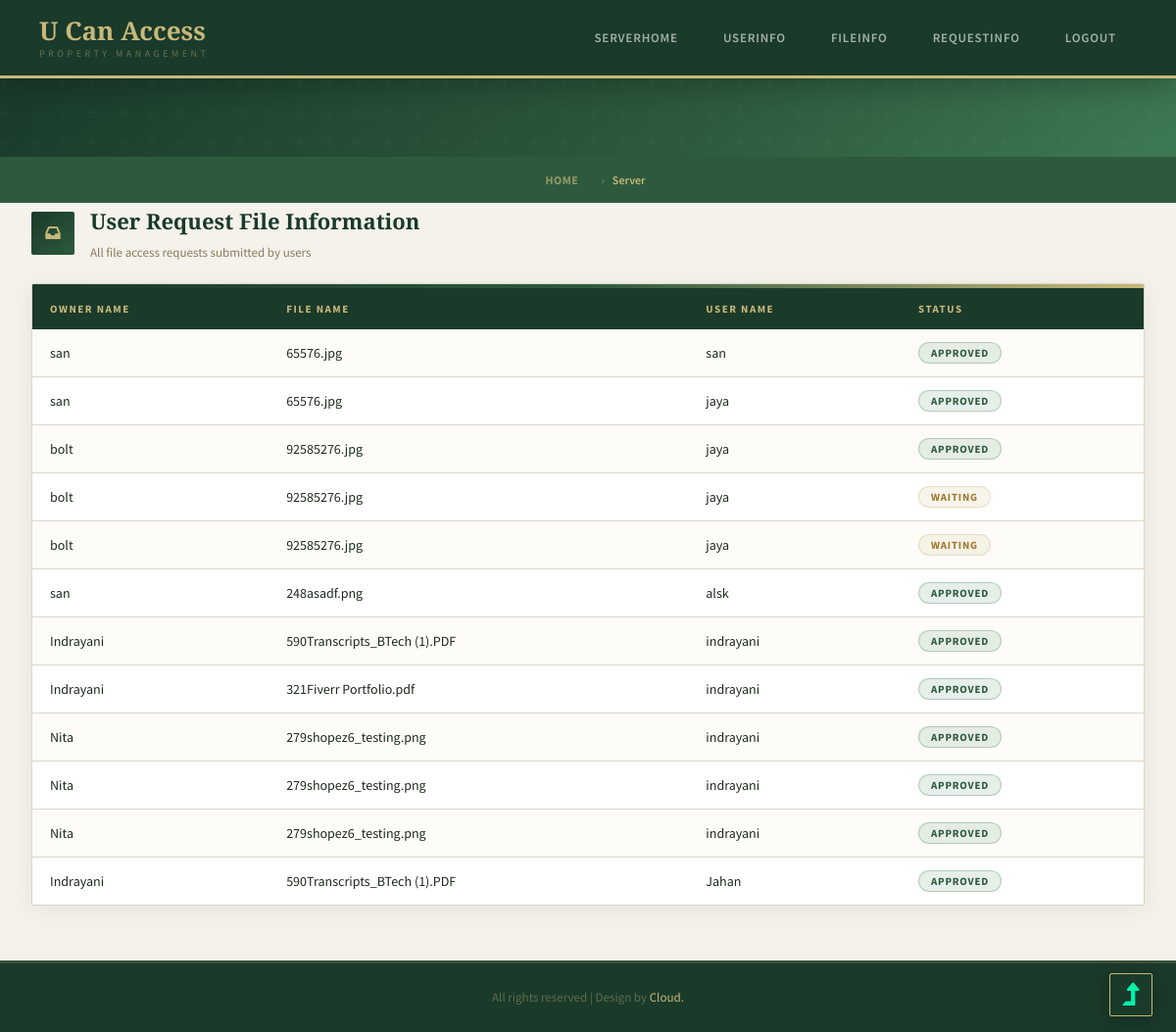
Screenshot of /SRequestInfo with the database file from the repository.
### tables this page shows
CREATE TABLE userfiletb (
            id INTEGER PRIMARY KEY AUTOINCREMENT,
            fid TEXT,
            OwnerName TEXT,
            FileName TEXT,
            prkey TEXT,
            Username TEXT,
            status TEXT,
            ImageName TEXT,
            Imagedkey TEXT,
            Unhidekey TEXT,
            Decryptkey TEXT
        );

### App_v2.py (the view)
@app.route('/SRequestInfo')
def SRequestInfo():
    conn = get_db_connection()
    cur = conn.cursor()
    cur.execute("SELECT * FROM userfiletb")
    data1 = cur.fetchall()
    conn.close()
    return render_template('SRequestInfo.html', data=data1)

### App_v2.py (called while the page is built)
def get_db_connection():
    conn = sqlite3.connect(DB_PATH)
    conn.row_factory = sqlite3.Row  # Allows accessing columns by name
    return conn

### templates/SRequestInfo.html (shortened to what this page needs)
<html lang="zxx">
<head>
    <link href="../static/css/bootstrap.css" type="text/css" rel="stylesheet" media="all">
    <link href="../static/css/style.css" type="text/css" rel="stylesheet" media="all">
    <link href="../static/css/font-awesome.min.css" rel="stylesheet">
</head>
<body>
    <header id="home">
        <div class="container">
            <div class="header d-lg-flex justify-content-between align-items-center py-sm-3 py-2 px-sm-2 px-1">
                <div id="logo"><h1><a href="#">U Can Access</a></h1></div>
                <div class="nav_w3ls ml-lg-5">
                    <nav>
                        <ul class="menu">{% include 'Menu/Server.html' %}</ul>
                    </nav>
                </div>
            </div>
        </div>
    </header>
    <div class="inner-banner-w3ls d-flex flex-column justify-content-center align-items-center"></div>
    <nav aria-label="breadcrumb">
        <div class="container">
            <ol class="breadcrumb d-flex justify-content-center">
                <li class="breadcrumb-item"><a href="/" class="m-0">Home</a></li>
                <li class="breadcrumb-item active" aria-current="page">Server</li>
            </ol>
        </div>
    </nav>
    <section class="contact-wthree align-w3" id="contact">
        <div class="container">
            <div class="wthree_pvt_title">
                <div class="contact-form-wthreelayouts">
                    <div class="table-section">
                        <div class="table-section-header">
                            <div class="table-section-icon"><span class="fa fa-inbox"></span></div>
                            <div>
                                <p class="table-section-title">User Request File Information</p>
                                <p class="table-section-sub">All file access requests submitted by users</p>
                            </div>
                        </div>
                        <div class="table-card">
                            <div class="table-card-top"></div>
                            <table border="0">
                                <tr bgcolor="#40bad5">
                                    <td><div>Owner Name</div></td>
                                    <td><div>File Name</div></td>
                                    <td><div>User Name</div></td>
                                    <td><div>Status</div></td>
                                </tr>
                                {% for item in data %}
                                <tr>
                                    <td><div class="contact_form_name style2">{{item[2]}}</div></td>
                                    <td><div class="contact_form_name style2">{{item[3]}}</div></td>
                                    <td><div class="ccontact_form_name style2">{{item[5]}}</div></td>
                                    <td><div class="contact_form_name style2"><span class="status-pill waiting">{{item[6]}}</span></div></td>
                                </tr>
                                {% endfor %}
                            </table>
                        </div>
                    </div>
                </div>
            </div>
        </div>
    </section>
    <div class="cpy-right text-center">
        <p class="text-wh">All rights reserved | Design by <a href="#"> Cloud.</a></p>
    </div>
    <a href="#home" class="move-top text-center"><span class="fa fa-level-up" aria-hidden="true"></span></a>
</body>
</html>

### static/css/style.css (style rules this page uses)
body { margin: 0; font-family: 'Lato', sans-serif; background: #fff; }
body a, .w3ls-btn { transition: 0.5s all; -webkit-transition: 0.5s all; -moz-transition: 0.5s all; -o-transition: 0.5s all; -ms-transition: 0.5s all; text-decoration: none; outline: none; }
h1, h2, h3, h4, h5, h6 { margin: 0; font-family: 'Poppins', sans-serif; }
p { margin: 0; color: #333; font-size: 1em; line-height: 1.7; }
ul { margin: 0; padding: 0; }
ul { list-style-type: none; }
html { scroll-behavior: smooth; }
.text-wh { color: #fff; }
a.move-top { position: fixed; bottom: 1.5%; right: 2%; z-index: 0; }
a.move-top span { color: #00f2aa; font-size: 30px; }
header { background: #0083ff; }
nav { margin: 0; padding: 0; }
#logo a { float: left; display: initial; font-family: 'Lato', sans-serif; font-weight: 400; font-size: 0.8em; text-transform: capitalize; color: #fff; }
nav:after { content: ""; display: table; clear: both; }
nav ul { padding: 0; margin: 0; list-style: none; position: relative; }
nav a { margin: 0 5px; display: inline-block; transition: 0.5s all; -webkit-transition: 0.5s all; -moz-transition: 0.5s all; -o-transition: 0.5s all; -ms-transition: 0.5s all; font-weight: 700; text-transform: uppercase; color: #fff; padding: 4px 15px; font-size: 0.9em; letter-spacing: 0.5px; border-radius: 20px; }
li>a:only-child:after { content: ''; }
@media (max-width: 1280px) { nav a { font-size: 14px; } }
.cpy-right { padding: 1vw; background: #0083ff; }
.cpy-right p { color: #fff; }
.cpy-right a { color: #fff; }
.banner:before, .inner-banner-w3ls:before { position: absolute; content: ''; background: rgba(0, 0, 0, 0.24); width: 100%; height: 100%; top: 0; left: 0; z-index: -1; }
.inner-banner-w3ls { background: url(../images/inner-banner.jpg) no-repeat center; background-size: cover; min-height: 300px; position: relative; z-index: 0; }
.wthree_pvt_title { margin-bottom: 5em; }
.align-w3 { padding: 5em 0; }
.contact-form-wthreelayouts { padding: 2em; border: 20px solid #eee; border-radius: 20px; }

### rows the page displays
userfiletb: OwnerName "san", FileName "65576.jpg", Username "san", status "APPROVED"
userfiletb: OwnerName "san", FileName "65576.jpg", Username "jaya", status "APPROVED"
userfiletb: OwnerName "bolt", FileName "92585276.jpg", Username "jaya", status "APPROVED"
userfiletb: OwnerName "bolt", FileName "92585276.jpg", Username "jaya", status "WAITING"
userfiletb: OwnerName "bolt", FileName "92585276.jpg", Username "jaya", status "WAITING"
userfiletb: OwnerName "san", FileName "248asadf.png", Username "alsk", status "APPROVED"
userfiletb: OwnerName "Indrayani", FileName "590Transcripts_BTech (1).PDF", Username "indrayani", status "APPROVED"
userfiletb: OwnerName "Indrayani", FileName "321Fiverr Portfolio.pdf", Username "indrayani", status "APPROVED"
userfiletb: OwnerName "Nita", FileName "279shopez6_testing.png", Username "indrayani", status "APPROVED"
userfiletb: OwnerName "Nita", FileName "279shopez6_testing.png", Username "indrayani", status "APPROVED"
userfiletb: OwnerName "Nita", FileName "279shopez6_testing.png", Username "indrayani", status "APPROVED"
userfiletb: OwnerName "Indrayani", FileName "590Transcripts_BTech (1).PDF", Username "Jahan", status "APPROVED"
